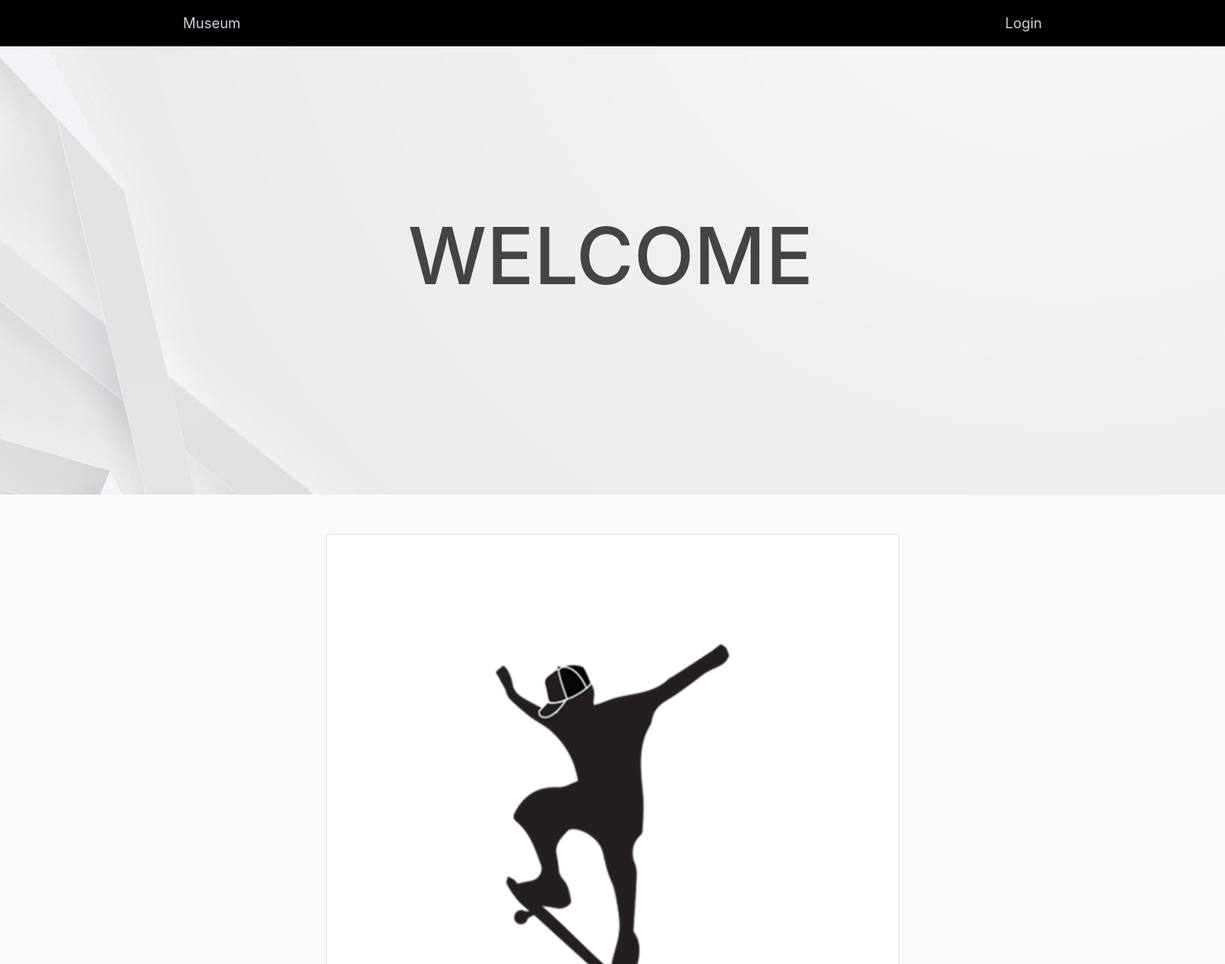
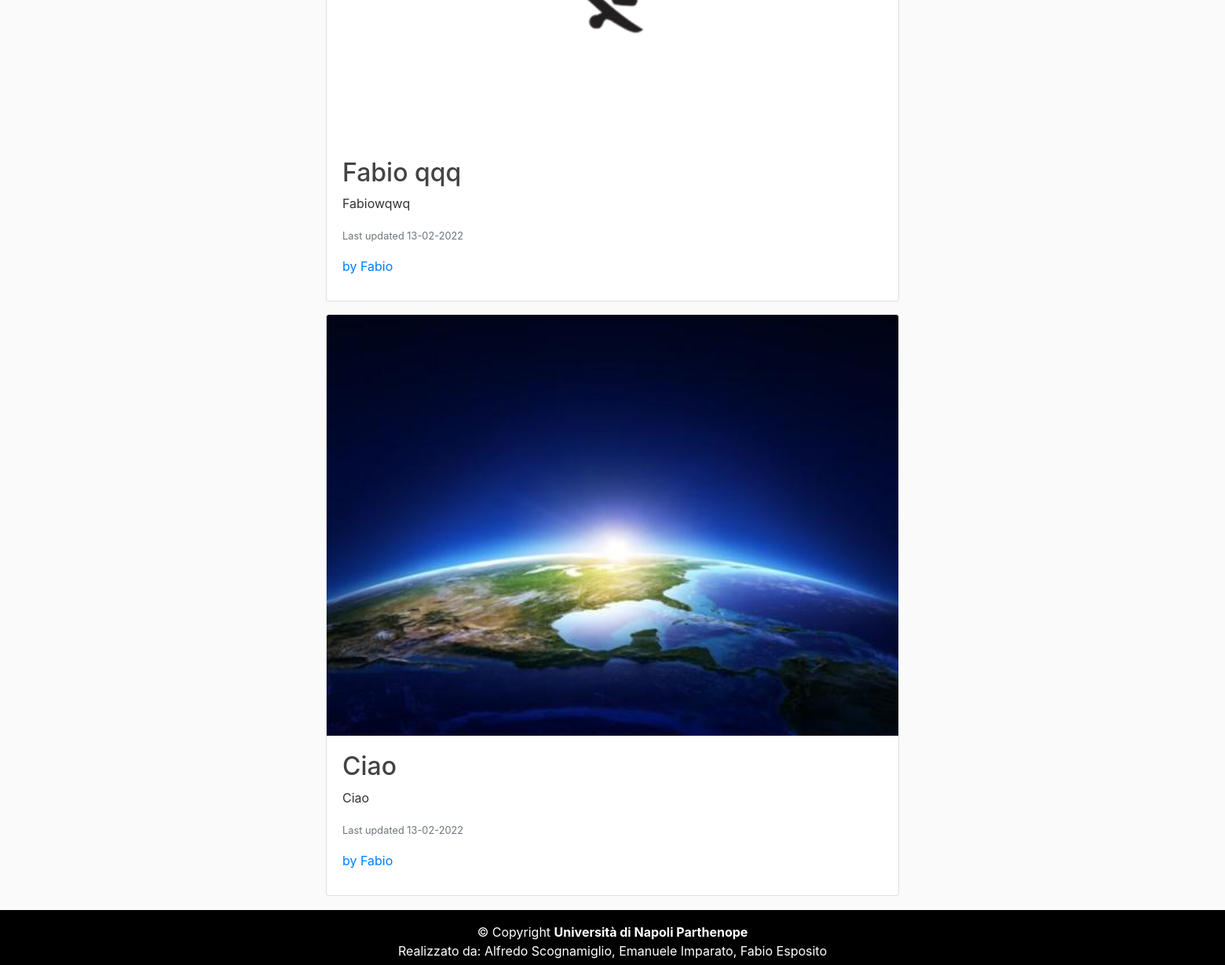
The page /home on the database its author committed (2 pictures, top to bottom).
### MuseumProject/models.py (models this page shows)
class Post(db.Model):
    id = db.Column(db.Integer, primary_key=True)
    title = db.Column(db.String(100), nullable=False)
    descrizione = db.Column(db.Text, nullable=False)
    date_posted = db.Column(db.DateTime, nullable=False, default=datetime.utcnow)
    post_image = db.Column(db.String(20), nullable=False, default='defaultPNG.png')
    admin_id = db.Column(db.Integer, db.ForeignKey('administrator.id'), nullable=False)         #Chiave esterna che fa riferimento alla tab.Administrator

class Administrator(db.Model, UserMixin):
    id = db.Column(db.Integer,primary_key=True)
    first_name = db.Column(db.String(20), nullable=False)
    email = db.Column(db.String(45), unique=True, nullable=False)
    password = db.Column(db.String(45), nullable=False)
    image_file = db.Column(db.String(20), nullable=False, default='default.jpg')
    posts = db.relationship('Post', backref='poster', lazy=True)                                #Un Admin può inserire più post (Relazione 1:N)

### MuseumProject/routes.py (the view)
@app.route("/")
@app.route("/home")
def home():
    posts = Post.query.all()                                                        #Query per ottenere tutti i post del DB
    return render_template('home.html', posts=posts)

### MuseumProject/templates/home.html
{% extends "layout.html" %}
{% block content %}
    <div class="hero-image">
        <div class="hero-text">
            <h1>WELCOME</h1>
        </div>
    </div>
    {% for post in posts %}
        <div class="card mb-3 ">
            <img src="{{ url_for('static', filename='images/' + post.post_image) }}" class="card-img-top">
            <div class="card-body">
                <h2><a class="article-title" href="{{ url_for('post', post_id=post.id) }}">{{ post.title }}</a></h2>
                <p class="card-text">{{ post.descrizione }}</p>
                <p class="card-text"><small class="text-muted">Last updated {{ post.date_posted.strftime('%d-%m-%Y') }}</small></p>
                <p class="card-title"><a class="mr-2" href="{{ url_for('admin_posts', first_name=post.poster.first_name) }}">by {{ post.poster.first_name }}</a></p>
            </div>
        </div>
    {% endfor %}
{% endblock content %}

### MuseumProject/static/main.css (style rules this page uses)
body { background: #fafafa; color: #333333; margin-top: 5rem; }
h1, h2, h3, h4, h5, h6 { color: #444444; }
.article-title { color: #444444; }

### MuseumProject/static/navbar.css (style rules this page uses)
.hero-image { background-image: linear-gradient(rgba(0, 0, 0, 0), rgba(0, 0, 0, 0)), url("../static/images/header.jpg"); height: 600px; left: -590px; top: -50px; width: 1905px; background-position: center; background-repeat: no-repeat; background-size: cover; position: relative; }
.hero-text { text-align: center; position: absolute; top: 50%; left: 50%; transform: translate(-50%, -50%); color: white; }
.hero-text h1 { font-size:100px; }

### rows shown on the page
Post: post_image (picture), title "Fabio qqq", descrizione "Fabiowqwq", date_posted "13-02-2022", poster.first_name "Fabio"
Post: post_image (picture), title "Ciao", descrizione "Ciao", date_posted "13-02-2022", poster.first_name "Fabio"
